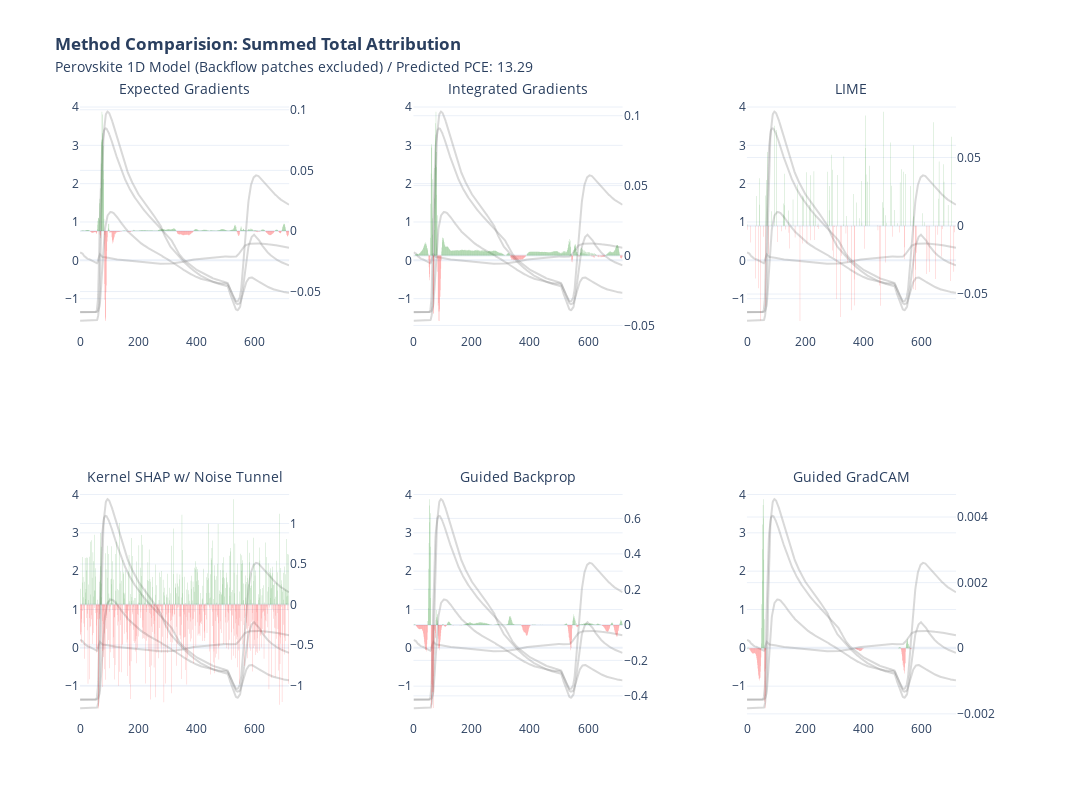

Notebook code for this chart:
### Code cell
import plotly.graph_objects as go

def format_title(title, subtitle=None, subtitle_font_size=14):
    title = f'<b>{title}</b>'
    if not subtitle:
        return title
    subtitle = f'<span style="font-size: {subtitle_font_size}px;">{subtitle}</span>'
    return f'{title}<br>{subtitle}'

from plotly.subplots import make_subplots

fig = make_subplots(rows=2, 
                    cols=3, 
                    specs=[[{"secondary_y": True}, {"secondary_y": True},{"secondary_y": True}],
                           [{"secondary_y": True},{"secondary_y": True},{"secondary_y": True}]],
                    subplot_titles=(format_title("", "Expected Gradients"), format_title("", "Integrated Gradients"), format_title("", "LIME"), format_title("", "Kernel SHAP w/ Noise Tunnel"), format_title("", "Guided Backprop"), format_title("", "Guided GradCAM"))
                    )

fig.add_trace(go.Scatter(y=x[0], name = "ND",marker_color="grey", opacity = 0.3,showlegend=False), row=1, col=1)
fig.add_trace(go.Scatter(y=x[1], name = "LP725",marker_color="grey", opacity = 0.3,showlegend=False), row=1, col=1)
fig.add_trace(go.Scatter(y=x[2], name = "LP780",marker_color="grey", opacity = 0.3,showlegend=False), row=1, col=1)
fig.add_trace(go.Scatter(y=x[3], name = "SP775",marker_color="grey", opacity = 0.3,showlegend=False), row=1, col=1)
fig.add_trace(go.Bar(y=attr_eg.squeeze().sum(axis=0),marker_color=np.where(attr_eg.squeeze().sum(axis=0)<0, 'red', 'green'), opacity = 0.5,showlegend=False,marker_line_width=0),secondary_y=True, row=1, col=1)

fig.add_trace(go.Scatter(y=x[0], name = "ND",marker_color="grey", opacity = 0.3,showlegend=False), row=1, col=2)
fig.add_trace(go.Scatter(y=x[1], name = "LP725",marker_color="grey", opacity = 0.3,showlegend=False), row=1, col=2)
fig.add_trace(go.Scatter(y=x[2], name = "LP780",marker_color="grey", opacity = 0.3,showlegend=False), row=1, col=2)
fig.add_trace(go.Scatter(y=x[3], name = "SP775",marker_color="grey", opacity = 0.3,showlegend=False), row=1, col=2)
fig.add_trace(go.Bar(y=attr_ig.squeeze().sum(axis=0),marker_color=np.where(attr_ig.squeeze().sum(axis=0)<0, 'red', 'green'), opacity = 0.5,showlegend=False,marker_line_width=0),secondary_y=True, row=1, col=2)

fig.add_trace(go.Scatter(y=x[0], name = "ND",marker_color="grey", opacity = 0.3,showlegend=False), row=1, col=3)
fig.add_trace(go.Scatter(y=x[1], name = "LP725",marker_color="grey", opacity = 0.3,showlegend=False), row=1, col=3)
fig.add_trace(go.Scatter(y=x[2], name = "LP780",marker_color="grey", opacity = 0.3,showlegend=False), row=1, col=3)
fig.add_trace(go.Scatter(y=x[3], name = "SP775",marker_color="grey", opacity = 0.3,showlegend=False), row=1, col=3)
fig.add_trace(go.Bar(y=attr_lime.squeeze().sum(axis=0),marker_color=np.where(attr_lime.squeeze().sum(axis=0)<0, 'red', 'green'), opacity = 0.5,showlegend=False,marker_line_width=0),secondary_y=True, row=1, col=3)

fig.add_trace(go.Scatter(y=x[0], name = "ND",marker_color="grey", opacity = 0.3,showlegend=False), row=2, col=1)
fig.add_trace(go.Scatter(y=x[1], name = "LP725",marker_color="grey", opacity = 0.3,showlegend=False), row=2, col=1)
fig.add_trace(go.Scatter(y=x[2], name = "LP780",marker_color="grey", opacity = 0.3,showlegend=False), row=2, col=1)
fig.add_trace(go.Scatter(y=x[3], name = "SP775",marker_color="grey", opacity = 0.3,showlegend=False), row=2, col=1)
fig.add_trace(go.Bar(y=attr_ks.squeeze().sum(axis=0),marker_color=np.where(attr_ks.squeeze().sum(axis=0)<0, 'red', 'green'), opacity = 0.5,showlegend=False,marker_line_width=0),secondary_y=True, row=2, col=1)

fig.add_trace(go.Scatter(y=x[0], name = "ND",marker_color="grey", opacity = 0.3,showlegend=False), row=2, col=2)
fig.add_trace(go.Scatter(y=x[1], name = "LP725",marker_color="grey", opacity = 0.3,showlegend=False), row=2, col=2)
fig.add_trace(go.Scatter(y=x[2], name = "LP780",marker_color="grey", opacity = 0.3,showlegend=False), row=2, col=2)
fig.add_trace(go.Scatter(y=x[3], name = "SP775",marker_color="grey", opacity = 0.3,showlegend=False), row=2, col=2)
fig.add_trace(go.Bar(y=attr_gbp.squeeze().sum(axis=0),marker_color=np.where(attr_gbp.squeeze().sum(axis=0)<0, 'red', 'green'), opacity = 0.5,showlegend=False,marker_line_width=0),secondary_y=True, row=2, col=2)

fig.add_trace(go.Scatter(y=x[0], name = "ND",marker_color="grey", opacity = 0.3,showlegend=False), row=2, col=3)
fig.add_trace(go.Scatter(y=x[1], name = "LP725",marker_color="grey", opacity = 0.3,showlegend=False), row=2, col=3)
fig.add_trace(go.Scatter(y=x[2], name = "LP780",marker_color="grey", opacity = 0.3,showlegend=False), row=2, col=3)
fig.add_trace(go.Scatter(y=x[3], name = "SP775",marker_color="grey", opacity = 0.3,showlegend=False), row=2, col=3)
fig.add_trace(go.Bar(y=attr_ggc.squeeze().sum(axis=0),marker_color=np.where(attr_ggc.squeeze().sum(axis=0)<0, 'red', 'green'), opacity = 0.5,showlegend=False,marker_line_width=0),secondary_y=True, row=2, col=3)

fig.update_yaxes(title= None)
fig.update_yaxes(title_text=None, secondary_y=True)
fig.update_xaxes(title= None)

fig.update_layout(
    title= format_title("Method Comparision: Summed Total Attribution", "Perovskite 1D Model (Backflow patches excluded) / Predicted PCE: " + str(y)),
    legend_title = None,
    template = "plotly_white",
    height=800, width=2000
)

fig.show()

### Figure 1 — Plotly figure (JSON) as saved in the notebook; plotly's stock layout.template omitted (floating-point values rounded to 4 significant figures; data arrays with more than 128 entries replaced by an {"elided": "..."} marker saying what was removed)
{"data": [{"marker": {"color": "grey"}, "name": "ND", "opacity": 0.3, "showlegend": false, "type": "scatter", "xaxis": "x", "y": {"elided": "719 float values"}, "yaxis": "y"}, {"marker": {"color": "grey"}, "name": "LP725", "opacity": 0.3, "showlegend": false, "type": "scatter", "xaxis": "x", "y": {"elided": "719 float values"}, "yaxis": "y"}, {"marker": {"color": "grey"}, "name": "LP780", "opacity": 0.3, "showlegend": false, "type": "scatter", "xaxis": "x", "y": {"elided": "719 float values"}, "yaxis": "y"}, {"marker": {"color": "grey"}, "name": "SP775", "opacity": 0.3, "showlegend": false, "type": "scatter", "xaxis": "x", "y": {"elided": "719 float values"}, "yaxis": "y"}, {"marker": {"color": {"elided": "719 str values"}, "line": {"width": 0}}, "opacity": 0.5, "showlegend": false, "type": "bar", "xaxis": "x", "y": {"elided": "719 float values"}, "yaxis": "y2"}, {"marker": {"color": "grey"}, "name": "ND", "opacity": 0.3, "showlegend": false, "type": "scatter", "xaxis": "x2", "y": {"elided": "719 float values"}, "yaxis": "y3"}, {"marker": {"color": "grey"}, "name": "LP725", "opacity": 0.3, "showlegend": false, "type": "scatter", "xaxis": "x2", "y": {"elided": "719 float values"}, "yaxis": "y3"}, {"marker": {"color": "grey"}, "name": "LP780", "opacity": 0.3, "showlegend": false, "type": "scatter", "xaxis": "x2", "y": {"elided": "719 float values"}, "yaxis": "y3"}, {"marker": {"color": "grey"}, "name": "SP775", "opacity": 0.3, "showlegend": false, "type": "scatter", "xaxis": "x2", "y": {"elided": "719 float values"}, "yaxis": "y3"}, {"marker": {"color": {"elided": "719 str values"}, "line": {"width": 0}}, "opacity": 0.5, "showlegend": false, "type": "bar", "xaxis": "x2", "y": {"elided": "719 float values"}, "yaxis": "y4"}, {"marker": {"color": "grey"}, "name": "ND", "opacity": 0.3, "showlegend": false, "type": "scatter", "xaxis": "x3", "y": {"elided": "719 float values"}, "yaxis": "y5"}, {"marker": {"color": "grey"}, "name": "LP725", "opacity": 0.3, "showlegend": false, "type": "scatter", "xaxis": "x3", "y": {"elided": "719 float values"}, "yaxis": "y5"}, {"marker": {"color": "grey"}, "name": "LP780", "opacity": 0.3, "showlegend": false, "type": "scatter", "xaxis": "x3", "y": {"elided": "719 float values"}, "yaxis": "y5"}, {"marker": {"color": "grey"}, "name": "SP775", "opacity": 0.3, "showlegend": false, "type": "scatter", "xaxis": "x3", "y": {"elided": "719 float values"}, "yaxis": "y5"}, {"marker": {"color": {"elided": "719 str values"}, "line": {"width": 0}}, "opacity": 0.5, "showlegend": false, "type": "bar", "xaxis": "x3", "y": {"elided": "719 float values"}, "yaxis": "y6"}, {"marker": {"color": "grey"}, "name": "ND", "opacity": 0.3, "showlegend": false, "type": "scatter", "xaxis": "x4", "y": {"elided": "719 float values"}, "yaxis": "y7"}, {"marker": {"color": "grey"}, "name": "LP725", "opacity": 0.3, "showlegend": false, "type": "scatter", "xaxis": "x4", "y": {"elided": "719 float values"}, "yaxis": "y7"}, {"marker": {"color": "grey"}, "name": "LP780", "opacity": 0.3, "showlegend": false, "type": "scatter", "xaxis": "x4", "y": {"elided": "719 float values"}, "yaxis": "y7"}, {"marker": {"color": "grey"}, "name": "SP775", "opacity": 0.3, "showlegend": false, "type": "scatter", "xaxis": "x4", "y": {"elided": "719 float values"}, "yaxis": "y7"}, {"marker": {"color": {"elided": "719 str values"}, "line": {"width": 0}}, "opacity": 0.5, "showlegend": false, "type": "bar", "xaxis": "x4", "y": {"elided": "719 float values"}, "yaxis": "y8"}, {"marker": {"color": "grey"}, "name": "ND", "opacity": 0.3, "showlegend": false, "type": "scatter", "xaxis": "x5", "y": {"elided": "719 float values"}, "yaxis": "y9"}, {"marker": {"color": "grey"}, "name": "LP725", "opacity": 0.3, "showlegend": false, "type": "scatter", "xaxis": "x5", "y": {"elided": "719 float values"}, "yaxis": "y9"}, {"marker": {"color": "grey"}, "name": "LP780", "opacity": 0.3, "showlegend": false, "type": "scatter", "xaxis": "x5", "y": {"elided": "719 float values"}, "yaxis": "y9"}, {"marker": {"color": "grey"}, "name": "SP775", "opacity": 0.3, "showlegend": false, "type": "scatter", "xaxis": "x5", "y": {"elided": "719 float values"}, "yaxis": "y9"}, {"marker": {"color": {"elided": "719 str values"}, "line": {"width": 0}}, "opacity": 0.5, "showlegend": false, "type": "bar", "xaxis": "x5", "y": {"elided": "719 float values"}, "yaxis": "y10"}, {"marker": {"color": "grey"}, "name": "ND", "opacity": 0.3, "showlegend": false, "type": "scatter", "xaxis": "x6", "y": {"elided": "719 float values"}, "yaxis": "y11"}, {"marker": {"color": "grey"}, "name": "LP725", "opacity": 0.3, "showlegend": false, "type": "scatter", "xaxis": "x6", "y": {"elided": "719 float values"}, "yaxis": "y11"}, {"marker": {"color": "grey"}, "name": "LP780", "opacity": 0.3, "showlegend": false, "type": "scatter", "xaxis": "x6", "y": {"elided": "719 float values"}, "yaxis": "y11"}, {"marker": {"color": "grey"}, "name": "SP775", "opacity": 0.3, "showlegend": false, "type": "scatter", "xaxis": "x6", "y": {"elided": "719 float values"}, "yaxis": "y11"}, {"marker": {"color": {"elided": "719 str values"}, "line": {"width": 0}}, "opacity": 0.5, "showlegend": false, "type": "bar", "xaxis": "x6", "y": {"elided": "719 float values"}, "yaxis": "y12"}], "layout": {"annotations": [{"font": {"size": 16}, "showarrow": false, "text": "<b></b><br><span style=\"font-size: 14px;\">Expected Gradients</span>", "x": 0.1122, "xanchor": "center", "xref": "paper", "y": 1, "yanchor": "bottom", "yref": "paper"}, {"font": {"size": 16}, "showarrow": false, "text": "<b></b><br><span style=\"font-size: 14px;\">Integrated Gradients</span>", "x": 0.47, "xanchor": "center", "xref": "paper", "y": 1, "yanchor": "bottom", "yref": "paper"}, {"font": {"size": 16}, "showarrow": false, "text": "<b></b><br><span style=\"font-size: 14px;\">LIME</span>", "x": 0.8278, "xanchor": "center", "xref": "paper", "y": 1, "yanchor": "bottom", "yref": "paper"}, {"font": {"size": 16}, "showarrow": false, "text": "<b></b><br><span style=\"font-size: 14px;\">Kernel SHAP w/ Noise Tunnel</span>", "x": 0.1122, "xanchor": "center", "xref": "paper", "y": 0.375, "yanchor": "bottom", "yref": "paper"}, {"font": {"size": 16}, "showarrow": false, "text": "<b></b><br><span style=\"font-size: 14px;\">Guided Backprop</span>", "x": 0.47, "xanchor": "center", "xref": "paper", "y": 0.375, "yanchor": "bottom", "yref": "paper"}, {"font": {"size": 16}, "showarrow": false, "text": "<b></b><br><span style=\"font-size: 14px;\">Guided GradCAM</span>", "x": 0.8278, "xanchor": "center", "xref": "paper", "y": 0.375, "yanchor": "bottom", "yref": "paper"}], "height": 800, "legend": {"title": {}}, "title": {"text": "<b>Method Comparision: Summed Total Attribution</b><br><span style=\"font-size: 14px;\">Perovskite 1D Model (Backflow patches excluded) / Predicted PCE: 13.29</span>"}, "width": 2000, "xaxis": {"anchor": "y", "domain": [0, 0.2244], "title": {}}, "xaxis2": {"anchor": "y3", "domain": [0.3578, 0.5822], "title": {}}, "xaxis3": {"anchor": "y5", "domain": [0.7156, 0.94], "title": {}}, "xaxis4": {"anchor": "y7", "domain": [0, 0.2244], "title": {}}, "xaxis5": {"anchor": "y9", "domain": [0.3578, 0.5822], "title": {}}, "xaxis6": {"anchor": "y11", "domain": [0.7156, 0.94], "title": {}}, "yaxis": {"anchor": "x", "domain": [0.625, 1], "title": {}}, "yaxis10": {"anchor": "x5", "overlaying": "y9", "side": "right", "title": {}}, "yaxis11": {"anchor": "x6", "domain": [0, 0.375], "title": {}}, "yaxis12": {"anchor": "x6", "overlaying": "y11", "side": "right", "title": {}}, "yaxis2": {"anchor": "x", "overlaying": "y", "side": "right", "title": {}}, "yaxis3": {"anchor": "x2", "domain": [0.625, 1], "title": {}}, "yaxis4": {"anchor": "x2", "overlaying": "y3", "side": "right", "title": {}}, "yaxis5": {"anchor": "x3", "domain": [0.625, 1], "title": {}}, "yaxis6": {"anchor": "x3", "overlaying": "y5", "side": "right", "title": {}}, "yaxis7": {"anchor": "x4", "domain": [0, 0.375], "title": {}}, "yaxis8": {"anchor": "x4", "overlaying": "y7", "side": "right", "title": {}}, "yaxis9": {"anchor": "x5", "domain": [0, 0.375], "title": {}}}}
